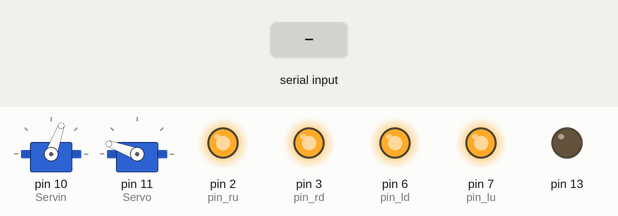
This sketch was run on a simulated Arduino Uno, built with avr-gcc and run on an emulated ATmega328P. Parts: 2 × servo, output pins drawn as LEDs (lit = HIGH). Inputs (shaded band) come from the test bench. What the sketch prints to the serial monitor is not drawn.

Above: at 2.7 s.
2.8 s: "Mov_Small_Open\n" received over Serial
At 5.0 s:
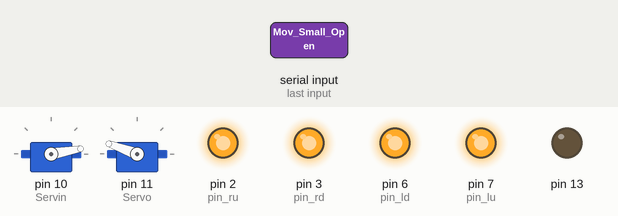
5.8 s: "Mov_Big_Down\n" received over Serial
At 6.28 s:
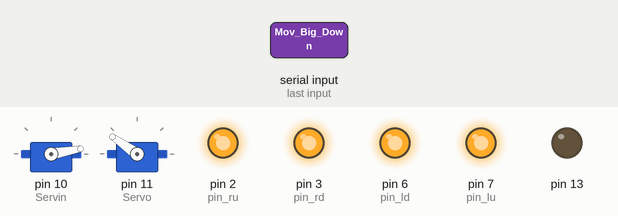
8.8 s: "Mov_Small_Closed\n" received over Serial
At 9.89 s:
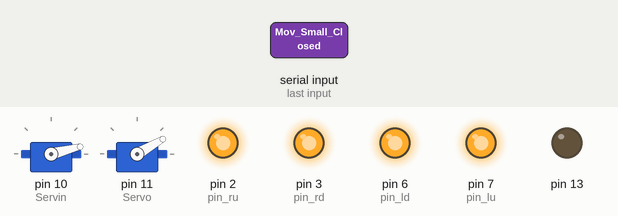
11.8 s: "Mov_Big_Up\n" received over Serial
At 12.01 s:
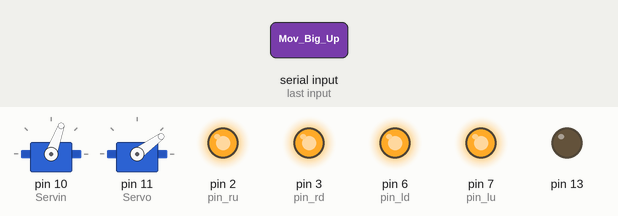
Timing chart, 0 to 17.2 s (numbered marks = the images above; inputs shaded):
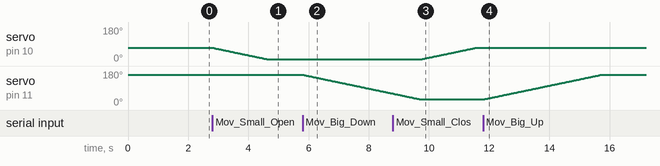

Measured:
- after the input at 2.8 s, servo on pin 10 (Servin): moves from 70° to 10° over 1.8 s, starting at once
- after the input at 5.8 s, servo on pin 11 (Servo): moves from 160° to 61° over 2.9 s, starting at once
- after the input at 8.8 s, servo on pin 10 (Servin): moves from 10° to 70° over 1.8 s, starting after 0.97 s
- after the input at 11.8 s, servo on pin 11 (Servo): moves from 30° to 160° over 3.9 s, starting at once

The sketch:

arduino_nano_code.ino
```cpp
#include <Wire.h>
#include <VL53L0X.h>
#include <Servo.h>

Servo Servin;
Servo Servo;

int t = 30; // Tiempo en milisegundos para los servos

VL53L0X sensor_ru;   // Sensor Right-up
VL53L0X sensor_rd;   // Sensor Right-down
VL53L0X sensor_lu;   // Sensor Left-up
VL53L0X sensor_ld;   // Sensor Left-down

int a;
int b;
int c;
int d;

int pin_ru = 2;
int pin_rd = 3;

int pin_lu = 7;
int pin_ld = 6;

int cont = 0;

bool detectar = false;
bool mov_big_up = false;
bool mov_big_down = false;
bool mov_small_open = false;
bool mov_small_closed = false;

String st1;

void setup() {
  // Begin the Serial at 9600 Baud
  Serial.begin(115200);
  Servin.attach(10);
  Servo.attach(11);
  pinMode(13,OUTPUT);

  Servin.write(70);
  Servo.write(160);

////////////////////////////////////////////////////

  pinMode(pin_lu, OUTPUT);
  pinMode(pin_ld, OUTPUT);
  pinMode(pin_rd, OUTPUT);
  pinMode(pin_ru, OUTPUT);
  digitalWrite(pin_ru, LOW);
  digitalWrite(pin_rd, LOW);
  digitalWrite(pin_ld, LOW);
  digitalWrite(pin_lu, LOW);

  delay(500);
  Wire.begin();
  // Serial.begin (9600);

// Pin Right Up
  digitalWrite(pin_ru, HIGH);
  delay(150);
  // Serial.println("00");
  sensor_ru.init(true);

  // Serial.println("01");
  delay(100);
  sensor_ru.setAddress((uint8_t)01);
  // Serial.println("02");

// Pin Right Down
  digitalWrite(pin_rd, HIGH);
  delay(150);
  sensor_rd.init(true);
  // Serial.println("03");
  delay(100);
  sensor_rd.setAddress((uint8_t)02);
  // Serial.println("04");

// Pin Left Down
  digitalWrite(pin_ld, HIGH);
  delay(150);
  sensor_ld.init(true);
  // Serial.println("05");
  delay(100);
  sensor_ld.setAddress((uint8_t)03);
  // Serial.println("06");

// Pin Left Up
  digitalWrite(pin_lu, HIGH);
  delay(150);
  // Serial.println("07");
  sensor_lu.init(true);

  // Serial.println("08");
  delay(100);
  sensor_lu.setAddress((uint8_t)04);
  // Serial.println("09");

  sensor_ru.startContinuous();
  sensor_rd.startContinuous();
  sensor_ld.startContinuous();
  sensor_lu.startContinuous();

/////////////////////////////////////////////////////

}

void loop() {
  if (Serial.available() > 0) {
    st1 = Serial.readStringUntil('\n'); //Read the serial data and store in var
    st1.trim();
    if(st1 == "Seguidor" || st1 == "Obstaculo" || st1 == "Rescue"){
      detectar = true;
    }
    else if (st1 == "Mov_Big_Up"){
      mov_big_up = true;
    }
    else if (st1 == "Mov_Big_Down"){
      mov_big_down = true;
    }
    else if (st1 == "Mov_Small_Open"){
      mov_small_open = true;
    }
    else if (st1 == "Mov_Small_Closed"){
      mov_small_closed = true;
    }
    else{
      detectar = false;
      mov_big_up = false;
      mov_big_down = false;
      mov_small_open = false;
      mov_small_closed = false;
    }
  }

  while (Serial.available() == 0){
    if (detectar){
      update();
    }
// LINE - FOLLOWER
      if (st1 == "Seguidor"){ // Preguntar con los sensores de abajo y medio
        digitalWrite(13,LOW);
        if((a > 110) && (b > 110)){
          Serial.write('A');  // Andar
          cont = 0;
        }
        if((a < 110) || (b < 110)){
          // Serial.println(a);
          // Serial.println(b);
          cont = cont+1;
          if (cont > 3){
            Serial.write('F');  // Frenar
            cont = 0;
          }
        }
      }

// RESCUE
  // Explore
      if (st1 == "Rescue"){
        if((a > 200) && (b > 200)){
          Serial.write('u');  // Nule
        }
      else if((a < 80) && (b < 80)){
          Serial.write('n');  // Near
        }
      else if((a < 100) && (b < 100)){
        Serial.write('a');  // Always
      }
      else if((a < 140) && (b < 140)){
        Serial.write('f');  // Far
      }

  // Despositing the cube
      if (st1 == "Rescue_dc"){ // Rescue Cube Down: It is basically an order for the Arduino to deposit the cube
        Deposit_Cube();
        // if Deposit_Cube(){
        //   Serial.write('CONFIRMED');
        // }
        // else{
        //   Serial.write('ERROR OCURRED');
        // }
      }

  // Rescuing the Victim
      if (st1 == "Spotted_Victim") {
        Rescuing_Victim();
        // if Rescuing_Victim() {
        //   Serial.write('CONFIRMED');
        // }
        // else{
        //   Serial.write('ERROR OCURRED');
        // }
      }

  // Looking for the victim
      if (st1 == "Rescue_lv") {
        if((c > 200) && (d > 200)){
          Serial.write('U');  // Nule
          }
        else if((c > 80) && (d > 80)){
          Serial.write('N');  // Near
          }
        else if((c > 100) && (d > 100)){
          Serial.write('A');  // Always
          }
        else if((c > 140) && (d > 140)){
          Serial.write('F');  // Far

      }

// OBSTACLE
      }
      if (st1 == "Obstaculo"){ // Preguntar con cualquier sensor
        digitalWrite(13,HIGH);
        if((a > 200) && (b > 200)){
          Serial.write('N');  // No Detecta
        }
        else if((a < 65) || (b < 65)){
          Serial.write('R');  // Re Cerca
        }
        else if((a < 80) && (b < 80)){
          Serial.write('C');  // Cerca
        }
        else if((a < 100) && (b < 100)){
          Serial.write('S');  // Siempre
        }
        else if((a < 140) && (b < 140)){
          Serial.write('L');  // Lejos
        }
        else if((a < 180) && (b < 180)){
          Serial.write('M');  // Muy lejos
        }
      }
    }
    else if (mov_big_up){
      Mov_Servo(t,160);
      // delay(400);
      Serial.write('O');   // OK arriba
    }
    else if (mov_big_down){
      Mov_Servo(t,30);
      // delay(400);
      Serial.write('O');   // OK abajo
    }
    else if (mov_small_open){
      Mov_Servin(t,10);
      // delay(400);
      Serial.write('O');   // OK abierto
    }
    else if (mov_small_closed){
      Mov_Servin(t,70);
      // delay(400);
      Serial.write('O');   // OK cerrado
    }


    mov_big_up = false;
    mov_big_down = false;
    mov_small_open = false;
    mov_small_closed = false;
    detectar = false;
    break;
  }
}


void update(){
  a = sensor_ru.readRangeContinuousMillimeters();
  b = sensor_lu.readRangeContinuousMillimeters();
  c = sensor_rd.readRangeContinuousMillimeters();
  d = sensor_ld.readRangeContinuousMillimeters();
}

void Mov_Servo(int tiempo, int destino){ // Movimiento regulado en el tiempo del Servo Grande
  if (Servo.read() > destino){
    for (int pos = Servo.read(); pos >= destino; pos -= 1) {    // Si la posicion del servo es mayor al de destino va a restar
      Servo.write(pos);
      delay(tiempo);
    }
  }
  else{
    for (int pos = Servo.read(); pos <= destino; pos += 1) {    // Si la posicion del servo es menor al de destino va a sumar
    Servo.write(pos);
    delay(tiempo);
    }
  }
}

void Mov_Servin(int tiempo, int destino){ // Movimiento regulado en el tiempo del Servo Chiquito
  if (Servin.read() > destino){
    for (int pos = Servin.read(); pos >= destino; pos -= 1) {    // Si la posicion del servo es mayor al de destino va a restar
      Servin.write(pos);
      delay(tiempo);
    }
  }
  else{
    for (int pos = Servin.read(); pos <= destino; pos += 1) {    // Si la posicion del servo es menor al de destino va a sumar
    Servin.write(pos);
    delay(tiempo);
    }
  }
}

void Deposit_Cube(){
  Mov_Servo(t,30);
  Mov_Servin(t,10);
  Mov_Servo(t,160);
  Mov_Servin(t,70);
}

void Rescuing_Victim() {
  Mov_Servo(t,90);
  Mov_Servin(t,10);
  Mov_Servo(t,30);
  Mov_Servin(t,70);
  Mov_Servo(t,160);
}
```
